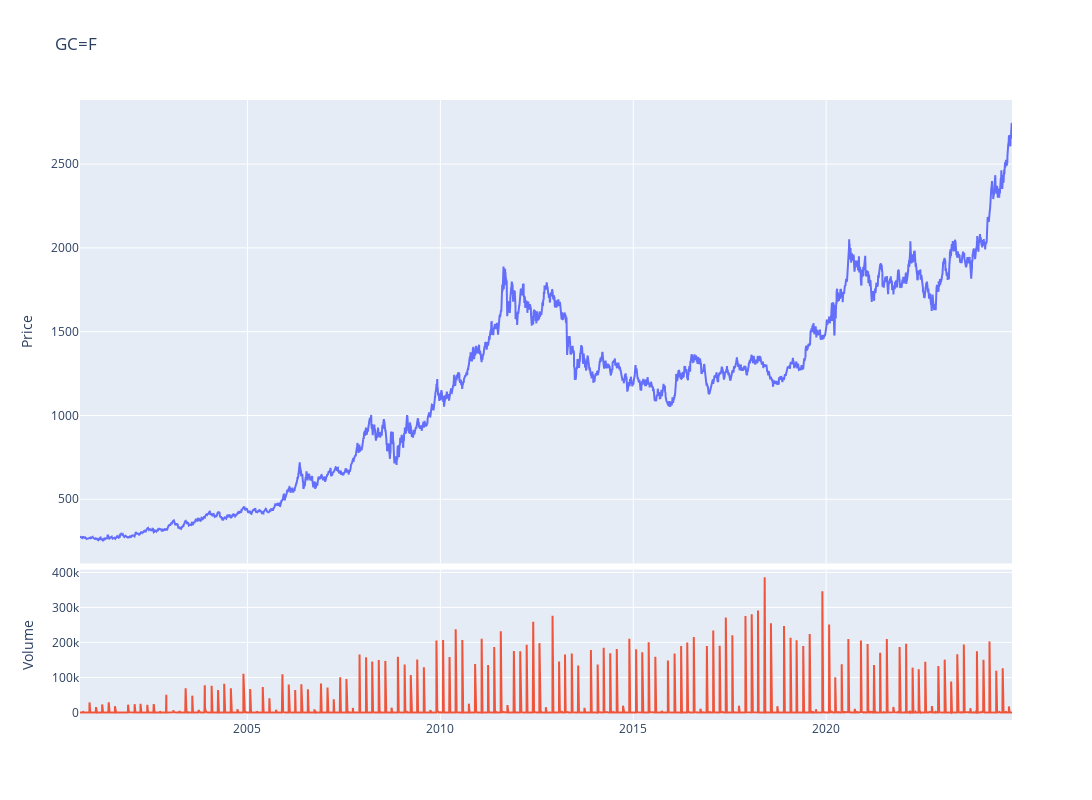

The code cell stored with this chart in its notebook:
### Code cell
fig = make_subplots(rows=4, cols=1,shared_xaxes=True,vertical_spacing=0.01,specs=[[{'rowspan':3,'colspan':1}],[None],[None],[{'rowspan':1,'colspan':1}]])

# Graph (1,1)
fig.add_trace(go.Scatter(x=stock_ticker.index,y=stock_ticker['Adj Close'],mode="lines",name=f"{ticker}"),row=1, col=1)
# Update xaxis properties
fig.update_yaxes(title_text="Price", row=1, col=1)

# Graph (4,1)
fig.add_trace(go.Scatter(x=stock_ticker.index,y=stock_ticker['Volume'],mode="lines",name='Volume'),row=4, col=1)
fig.update_yaxes(title_text="Volume", row=4, col=1)

fig.update_layout(height=800, width=1300,showlegend=False,title=f"{ticker}")

fig.show()

### Figure 1 — Plotly figure (JSON) as saved in the notebook; plotly's stock layout.template omitted (floating-point values rounded to 4 significant figures; data arrays with more than 128 entries replaced by an {"elided": "..."} marker saying what was removed)
{"data": [{"mode": "lines", "name": "GC=F", "type": "scatter", "x": {"elided": "6061 str values"}, "xaxis": "x", "y": {"elided": "6061 float values"}, "yaxis": "y"}, {"mode": "lines", "name": "Volume", "type": "scatter", "x": {"elided": "6061 str values"}, "xaxis": "x2", "y": {"elided": "6061 int values"}, "yaxis": "y2"}], "layout": {"height": 800, "showlegend": false, "title": {"text": "GC=F"}, "width": 1300, "xaxis": {"anchor": "y", "domain": [0, 1], "matches": "x2", "showticklabels": false}, "xaxis2": {"anchor": "y2", "domain": [0, 1]}, "yaxis": {"anchor": "x", "domain": [0.2525, 1], "title": {"text": "Price"}}, "yaxis2": {"anchor": "x2", "domain": [0, 0.2425], "title": {"text": "Volume"}}}}
